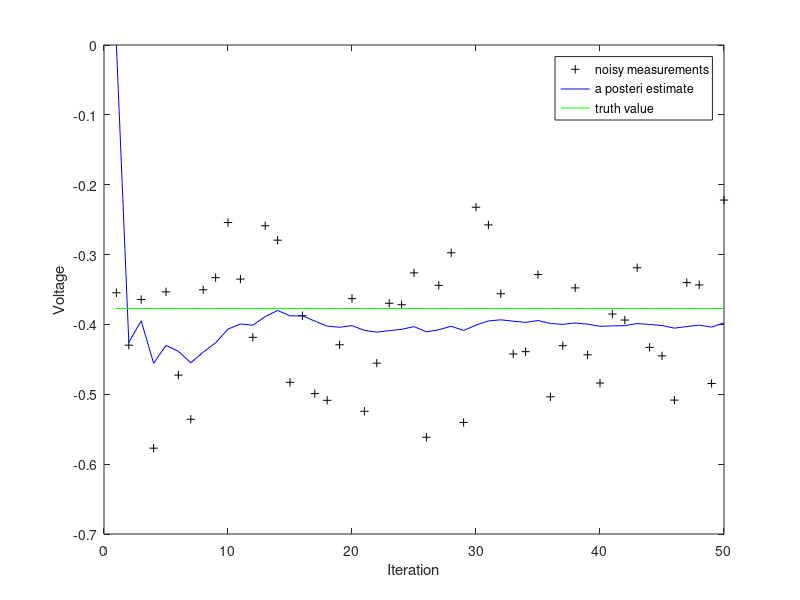
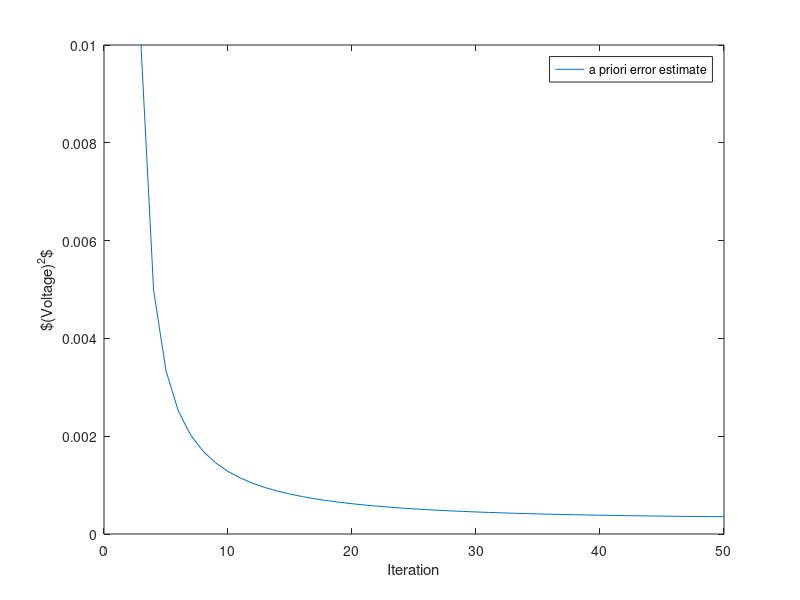

MATLAB code to generate these figures, in order:
% Kalman filter example demo in Matlab, for more information, please see: 
% http://www.cs.unc.edu/~welch/kalman/index.html
% This M code is modified from Python implementation of Kalman filter algorithm.
  
clear all;
close all;
clc;

% intial parameters
n_iter = 50;
sz = [n_iter, 1]; % size of array
x = -0.37727; % truth value (typo in example at top of p. 13 calls this z)
z = x + sqrt(0.01)*randn(sz); % observations (normal about x, sigma=0.1)

Q = 1e-5; % process variance

% allocate space for arrays
xhat=zeros(sz);      % a posteri estimate of x
P=zeros(sz);         % a posteri error estimate
xhatminus=zeros(sz); % a priori estimate of x
Pminus=zeros(sz);    % a priori error estimate
K=zeros(sz);         % gain or blending factor

R = 0.01; % estimate of measurement variance, change to see effect

% intial guesses
xhat(1) = 0.0;
P(1) = 1.0;

for k = 2:n_iter
    % time update
    xhatminus(k) = xhat(k-1);
    Pminus(k) = P(k-1)+Q;

    % measurement update
    K(k) = Pminus(k)/( Pminus(k)+R );
    xhat(k) = xhatminus(k)+K(k)*(z(k)-xhatminus(k));
    P(k) = (1-K(k))*Pminus(k);
end
figure();
plot(z,'k+');
hold on;
plot(xhat,'b-')
hold on;
plot(x*ones(sz),'g-');
legend('noisy measurements', 'a posteri estimate', 'truth value');
xlabel('Iteration');
ylabel('Voltage');
hold off;

figure();
valid_iter = [2:n_iter]; % Pminus not valid at step 1
plot(valid_iter,Pminus([valid_iter]));
legend('a priori error estimate');
xlabel('Iteration');
ylabel('$(Voltage)^2$');
ylim([0,.01]);
